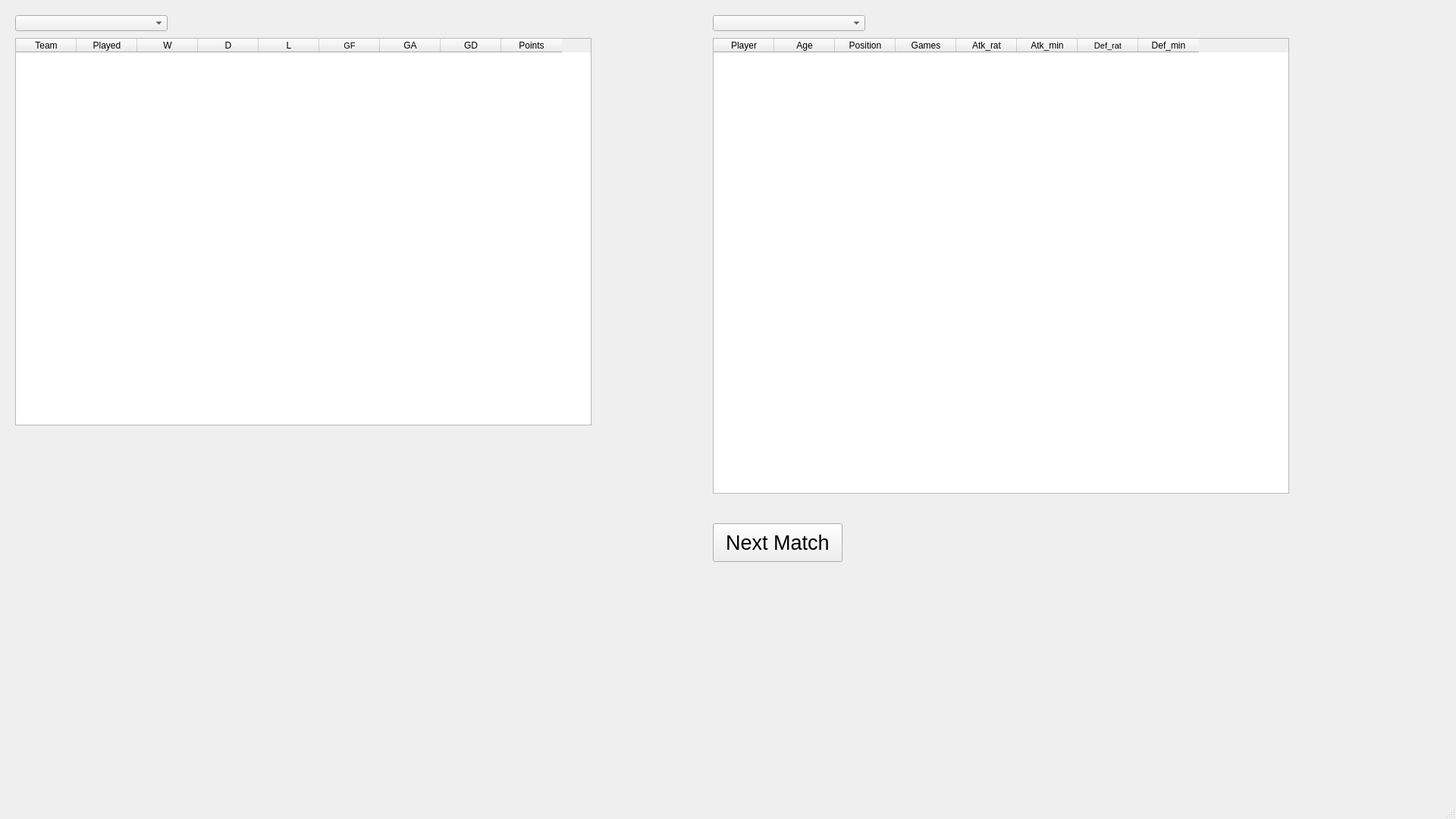
<?xml version="1.0" encoding="UTF-8"?>
<ui version="4.0">
 <class>MainWindow</class>
 <widget class="QMainWindow" name="MainWindow">
  <property name="geometry">
   <rect>
    <x>0</x>
    <y>0</y>
    <width>1920</width>
    <height>1080</height>
   </rect>
  </property>
  <property name="windowTitle">
   <string>MainWindow</string>
  </property>
  <widget class="QWidget" name="centralwidget">
   <widget class="QTableWidget" name="tblLeague">
    <property name="geometry">
     <rect>
      <x>20</x>
      <y>50</y>
      <width>760</width>
      <height>511</height>
     </rect>
    </property>
    <property name="minimumSize">
     <size>
      <width>760</width>
      <height>510</height>
     </size>
    </property>
    <property name="showGrid">
     <bool>true</bool>
    </property>
    <attribute name="horizontalHeaderMinimumSectionSize">
     <number>40</number>
    </attribute>
    <attribute name="horizontalHeaderDefaultSectionSize">
     <number>80</number>
    </attribute>
    <attribute name="verticalHeaderDefaultSectionSize">
     <number>23</number>
    </attribute>
    <column>
     <property name="text">
      <string>Team</string>
     </property>
    </column>
    <column>
     <property name="text">
      <string>Played</string>
     </property>
    </column>
    <column>
     <property name="text">
      <string>W</string>
     </property>
    </column>
    <column>
     <property name="text">
      <string>D</string>
     </property>
    </column>
    <column>
     <property name="text">
      <string>L</string>
     </property>
    </column>
    <column>
     <property name="text">
      <string>GF</string>
     </property>
     <property name="font">
      <font>
       <pointsize>8</pointsize>
      </font>
     </property>
    </column>
    <column>
     <property name="text">
      <string>GA</string>
     </property>
    </column>
    <column>
     <property name="text">
      <string>GD</string>
     </property>
    </column>
    <column>
     <property name="text">
      <string>Points</string>
     </property>
    </column>
   </widget>
   <widget class="QComboBox" name="cbLeague">
    <property name="geometry">
     <rect>
      <x>20</x>
      <y>20</y>
      <width>201</width>
      <height>21</height>
     </rect>
    </property>
   </widget>
   <widget class="QComboBox" name="cbTeam">
    <property name="geometry">
     <rect>
      <x>940</x>
      <y>20</y>
      <width>201</width>
      <height>21</height>
     </rect>
    </property>
   </widget>
   <widget class="QTableWidget" name="tblTeam">
    <property name="geometry">
     <rect>
      <x>940</x>
      <y>50</y>
      <width>760</width>
      <height>601</height>
     </rect>
    </property>
    <property name="minimumSize">
     <size>
      <width>760</width>
      <height>510</height>
     </size>
    </property>
    <property name="showGrid">
     <bool>true</bool>
    </property>
    <attribute name="horizontalHeaderMinimumSectionSize">
     <number>40</number>
    </attribute>
    <attribute name="horizontalHeaderDefaultSectionSize">
     <number>80</number>
    </attribute>
    <attribute name="verticalHeaderDefaultSectionSize">
     <number>23</number>
    </attribute>
    <column>
     <property name="text">
      <string>Player</string>
     </property>
    </column>
    <column>
     <property name="text">
      <string>Age</string>
     </property>
    </column>
    <column>
     <property name="text">
      <string>Position</string>
     </property>
    </column>
    <column>
     <property name="text">
      <string>Games</string>
     </property>
    </column>
    <column>
     <property name="text">
      <string>Atk_rat</string>
     </property>
    </column>
    <column>
     <property name="text">
      <string>Atk_min</string>
     </property>
    </column>
    <column>
     <property name="text">
      <string>Def_rat</string>
     </property>
     <property name="font">
      <font>
       <pointsize>8</pointsize>
      </font>
     </property>
    </column>
    <column>
     <property name="text">
      <string>Def_min</string>
     </property>
    </column>
   </widget>
   <widget class="QPushButton" name="btnNextMatch">
    <property name="geometry">
     <rect>
      <x>940</x>
      <y>690</y>
      <width>171</width>
      <height>51</height>
     </rect>
    </property>
    <property name="font">
     <font>
      <pointsize>20</pointsize>
     </font>
    </property>
    <property name="text">
     <string>Next Match</string>
    </property>
   </widget>
  </widget>
  <widget class="QMenuBar" name="menubar">
   <property name="geometry">
    <rect>
     <x>0</x>
     <y>0</y>
     <width>1920</width>
     <height>21</height>
    </rect>
   </property>
  </widget>
  <widget class="QStatusBar" name="statusbar"/>
 </widget>
 <resources/>
 <connections/>
</ui>
